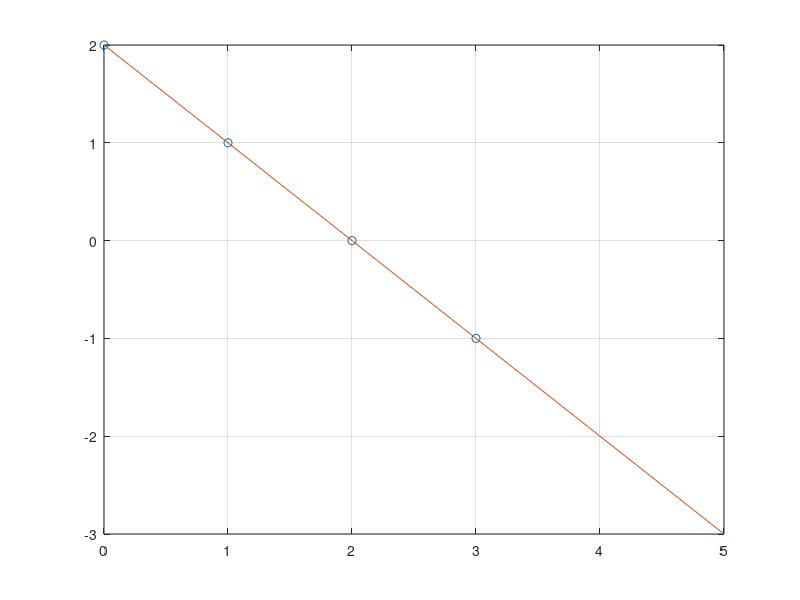

The MATLAB script that drew this image:
%%%% Lagrange Interpolation
clear all; close all;clc

x1 = 0; y1 = 2;
x2 = 1; y2 = 1;
x3 = 2; y3 = 0;
x4 = 3; y4 = -1;

p3 = @(x) y1*(x-x2).*(x-x3).*(x-x4)/((x1-x2)*(x1-x3)*(x1-x4))...
+ y2*(x-x1).*(x-x3).*(x-x4)/((x2-x1)*(x2-x3)*(x2-x4))...
+ y3*(x-x1).*(x-x2).*(x-x4)/((x3-x1)*(x3-x2)*(x3-x4))...
+ y4*(x-x1).*(x-x2).*(x-x3)/((x4-x1)*(x4-x2)*(x4-x3));

disp([p3(x1) p3(x2) p3(x3) p3(x4)]); 
plot([x1 x2 x3 x4], [y1 y2 y3 y4],'o'); 
hold on;
grid on

x = x1:0.1:x4+2; plot(x,p3(x));
